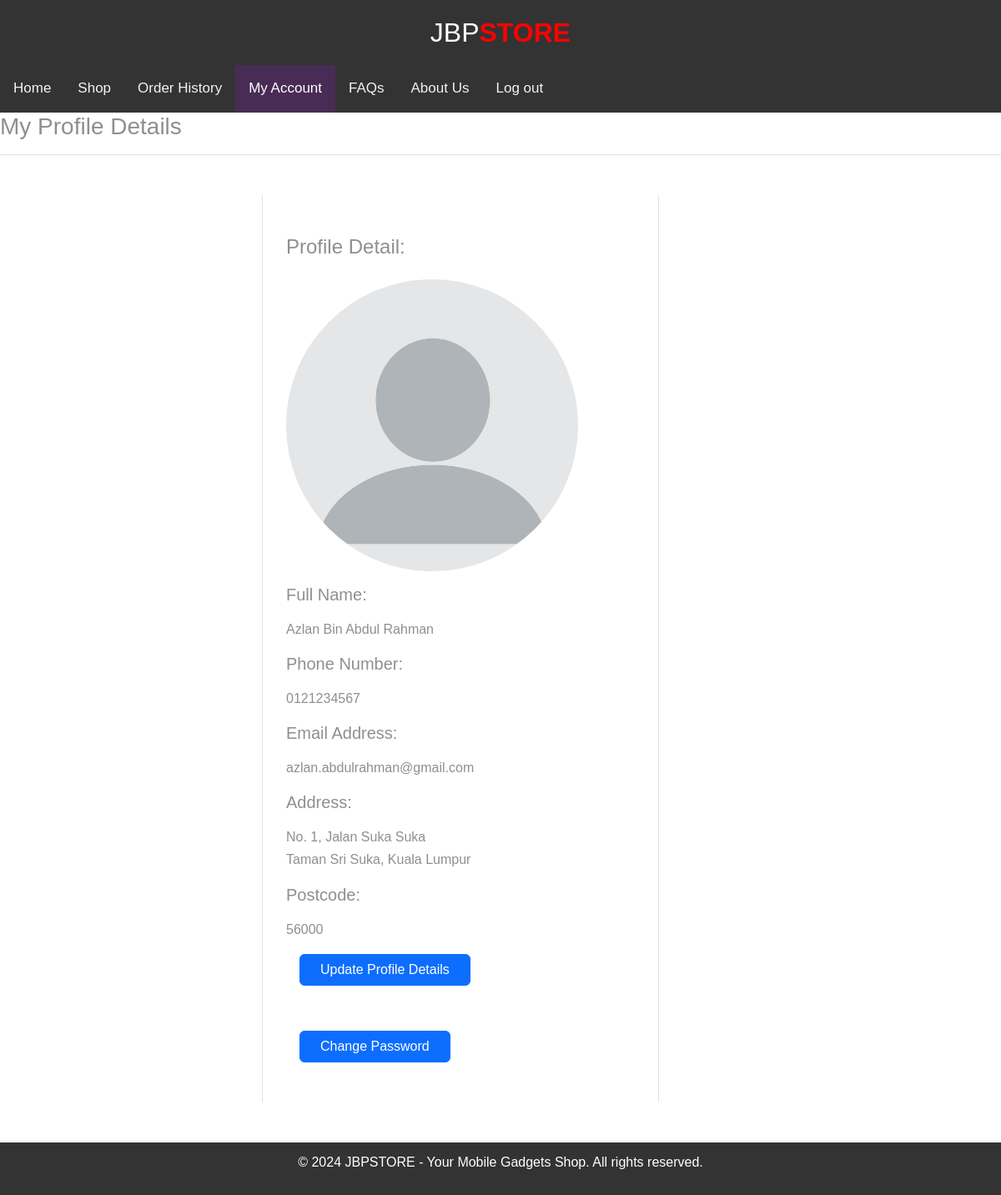
The page /p.php?eml=1 on the database its author committed.
### tables this page shows
CREATE TABLE Customer (
    Customer_ID INT AUTO_INCREMENT PRIMARY KEY,
    Customer_name VARCHAR(50) NOT NULL,
    Customer_email VARCHAR(100) NOT NULL,
    Customer_password VARCHAR(50) NOT NULL,
    Customer_HP VARCHAR(15) NOT NULL,
    Customer_address_1 VARCHAR(100) NOT NULL,
    Customer_address_2 VARCHAR(100) NOT NULL,
    img text NOT NULL,
    Customer_postcode INT(5) NOT NULL
);

### p.php (the view, shortened to what this page needs)
<!DOCTYPE html>
<html lang="en">
<head>
    <link rel="stylesheet" href="css/p.css">
	<link rel="stylesheet" type="text/css" href="css/vendor.css">
	<link rel="stylesheet" href="https://cdn.jsdelivr.net/npm/swiper@9/swiper-bundle.min.css" />
  	<link rel="stylesheet" type="text/css" href="css/style.css">
	<link rel="stylesheet" href="https://maxcdn.bootstrapcdn.com/bootstrap/4.0.0/css/bootstrap.min.css">
    <link rel="stylesheet" href="https://cdnjs.cloudflare.com/ajax/libs/font-awesome/4.7.0/css/font-awesome.min.css">
	<link rel="stylesheet" href="css/cart.css">
	<link href="https://cdn.jsdelivr.net/npm/bootstrap@5.3.0-alpha3/dist/css/bootstrap.min.css" rel="stylesheet"
>
</head>
<?php
			if (isset($_GET['eml'])) {
				$emml = $_GET['eml'];}
				?>
<header>
	<div class="logo">
		<h1>JBP<span>STORE</span></h1>
	</div>
</header>
<div class="topnav" id="myTopnav">
        <a href="home.php?eml=<?php echo $emml?>" >Home</a>
        <a href="shop.php?eml=<?php echo $emml?>">Shop</a>
        <a href="orderhis.php?eml=<?php echo $emml?>">Order History</a>
        <a href="p.php?eml=<?php echo $emml?>"class="active">My Account</a>
        <a href="FAQ.php?eml=<?php echo $emml?>">FAQs</a>
        <a href="about.php?eml=<?php echo $emml?>">About Us</a>
        <a href="loginregister.php">Log out</a>
    </div>
			<div class="title">
				<h3>My Profile Details</h3>
				<hr>
			</div>
            <?php
			if (isset($_GET['eml'])) {
				$emml = $_GET['eml'];}
				$connect= mysqli_connect("localhost","root","","jbp");
                $result = mysqli_query($connect, "SELECT * FROM customer where Customer_ID='$emml'");
                while($row = mysqli_fetch_assoc($result)) {
            ?>
				<body>
					<div class="container rounded bg-white mt-5 mb-5">
                        <div class="row">
                            <div class="col-md-3 border-right">
                            </div>
                            <div class="col-md-5 border-right">
                                <div class="p-3 py-5">
                                    <div class="d-flex justify-content-between align-items-center mb-3">
                                        <h4 class="text-right">Profile Detail:</h4>
                                    </div>
                                    <div class="row mt-2">
                                    <div class="d-flex justify-content-between align-items-center mb-3">
                                <td class ="py-0"><img style="width: 350px;height 350px" src="<?php echo $row['img'] ?>" class="user-image rounded-circle" alt="User Image" /></td>
                                    <br><br>
                                </div>
                                        <div class="col-md-6"><label class="labels"><h5>Full Name:</h5></label><p><?php echo $row['Customer_name']; ?></p></div>
                                        <div class="col-md-12"><label class="labels"><h5>Phone Number:</h5></label><p><?php echo $row['Customer_HP']; ?></p></div>
                                        <div class="col-md-12"><label class="labels"><h5>Email Address:</h5></label><p><?php echo $row['Customer_email']; ?></p></div>
                                        <div class="col-md-12"><label class="labels"><h5>Address:</h5></label><p><?php echo $row['Customer_address_1']; ?><br><?php echo $row['Customer_address_2']; ?></p></div>
                                        <div class="col-md-12"><label class="labels"><h5>Postcode:</h5></label><p><?php echo $row['Customer_postcode']; ?></p></div>
                                    </div>
                                    <div class="buttons">
                                    <a href="upp.php?eml=<?php echo $emml?>"><button class="btn btn-primary px-4 ms-3">Update Profile Details</button><br><br><br>
                                    <a href="cp.php?eml=<?php echo $emml?>"><button class="btn btn-primary px-4 ms-3">Change Password</button></a>
                                    </div>
                                </div>
                            </div>
                        </div>
                    </div>
				</body>
                <?php } ?>
<footer>
	<p>&copy; 2024 JBPSTORE - Your Mobile Gadgets Shop. All rights reserved.</p>
</footer>
</html>

### css/p.css (style rules this page uses)
body { background: rgb(99, 39, 120) }
.labels { font-size: 11px }
.h1, .h2, .h3, .h4, .h5, .h6, h1, h2, h3, h4, h5, h6 { margin-top: 0; margin-bottom: .5rem; font-weight: 500; line-height: 1.2; color: black; }

### css/style.css (style rules this page uses)
body { --heading-font: 'Poppins', sans-serif;; --heading-font-weight: 500; --heading-color: var(--bs-dark); --heading-line-height: 1.24; --swiper-theme-color: var(--bs-primary); --swiper-pagination-bottom: 0; --swiper-pagination-bullet-inactive-color: #fff; --swiper-pagination-bullet-inactive-opacity: 1; --swiper-pagination-bullet-horizontal-gap: 15px; --swiper-pagination-bullet-size: 7px; --swiper-pagination-bullet-width: 7px; --custom-easing: cubic-bezier(.17,.67,.83,.67); --bs-body-font-family: 'Poppins', sans-serif;; --bs-body-font-size: 1rem; --bs-body-font-weight: 400; --bs-body-line-height: 1.7; --bs-body-color: #8f8f8f; --bs-body-color-rgb: 143, 143, 143; --bs-primary: #FF496A; --bs-primary-dark: #af2c44; --bs-secondary: #6c757d; --bs-black: #020202; --bs-light: #F1F1F0; --bs-dark: #212529; --bs-gray: #9aa1a7; --bs-gray-dark: #51565b; --bs-primary-rgb: 255, 73, 106; --bs-secondary-rgb: 108, 117, 125; --bs-black-rgb: 2, 2, 2; --bs-light-rgb: 241, 241, 240; --bs-dark-rgb: 33, 37, 41; --bs-link-color: var(--bs-dark); --bs-link-color-rgb: 17, 17, 17; --bs-link-decoration: underline; --bs-link-hover-color: var(--bs-primary); --bs-link-hover-color-rgb: 17, 17, 17; }
h1, .h1, h2, .h2, h3, .h3, h4, .h4, h5, .h5, h6, .h6 { font-family: var(--heading-font); font-weight: var(--heading-font-weight); color: var(--heading-color); line-height: var(--heading-line-height); }
a { text-decoration: none; transition: all 0.3s ease-out; }
.btn { --bs-btn-border-radius: 0; }
.btn-primary { --bs-btn-color: #fff; --bs-btn-bg: var(--bs-primary); --bs-btn-border-color: var(--bs-primary); --bs-btn-hover-color: #fff; --bs-btn-hover-bg: var(--bs-primary-dark); --bs-btn-hover-border-color: var(--bs-primary-dark); --bs-btn-focus-shadow-rgb: 49, 132, 253; --bs-btn-active-color: #fff; --bs-btn-active-bg: var(--bs-secondary); --bs-btn-active-border-color: var(--bs-secondary); --bs-btn-active-shadow: inset 0 3px 5px rgba(0, 0, 0, 0.125); --bs-btn-disabled-color: #fff; --bs-btn-disabled-bg: var(--bs-primary); --bs-btn-disabled-border-color: var(--bs-primary); }
.container, .container-fluid, .container-lg, .container-md, .container-sm, .container-xl, .container-xxl { --bs-gutter-x: 2.5rem; }

### css/cart.css (style rules this page uses)
header { background-color: #333; color: #fff; padding: 20px; text-align: center; }
.topnav { background-color: #333; overflow: hidden; }
.topnav a { float: left; display: block; color: #f2f2f2; text-align: center; padding: 14px 16px; text-decoration: none; font-size: 17px; }
.topnav a.active { background-color: #492c55; color: white; }
.logo h1 { font-size: 32px; margin: 0; }
.logo h1 span { color: #f00; font-weight: bold; }
footer { background-color: #333; color: #fff; padding: 10px; text-align: center; }

### rows shown on the page
customer: img (placeholder picture), Customer_name "Azlan Bin Abdul Rahman", Customer_HP "0121234567", Customer_email "azlan.abdulrahman@gmail.com", Customer_address_1 "No. 1, Jalan Suka Suka", Customer_address_2 "Taman Sri Suka, Kuala Lumpur", Customer_postcode "56000"
